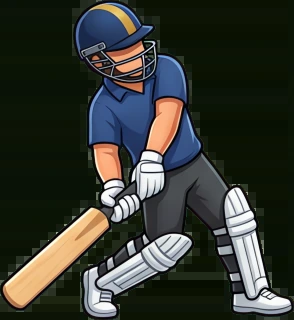
#> input picture art/players/gully/shots2/shot_flick.webp, 294 x 320 px
$ python extras.py ../../../players/gully/shots2/shot_flick.webp
#> lines starting #> are read from the running program, lines starting #| are printed output that depends on the picture
# Cut the spectator/prop sprites (Figma 167:191, upscaled 4x) out of the green screen.
import cv2, numpy as np, json, sys
BIG = cv2.imread(sys.argv[1] if len(sys.argv) > 1 else '/tmp/claude-0/sp/g11x_x4.png').astype(np.float32)
#> (the run stopped early here; a loop or call above may not have finished)

$ run again, on art/players/gully/shots2/shot_slash.webp
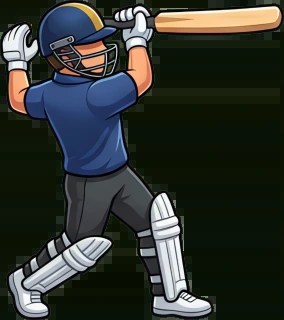
#> input picture art/players/gully/shots2/shot_slash.webp, 284 x 320 px

$ run again, on art/players/gully/shots2/shot_slog.webp
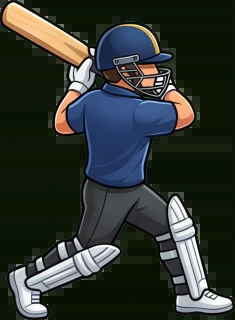
#> input picture art/players/gully/shots2/shot_slog.webp, 235 x 320 px
